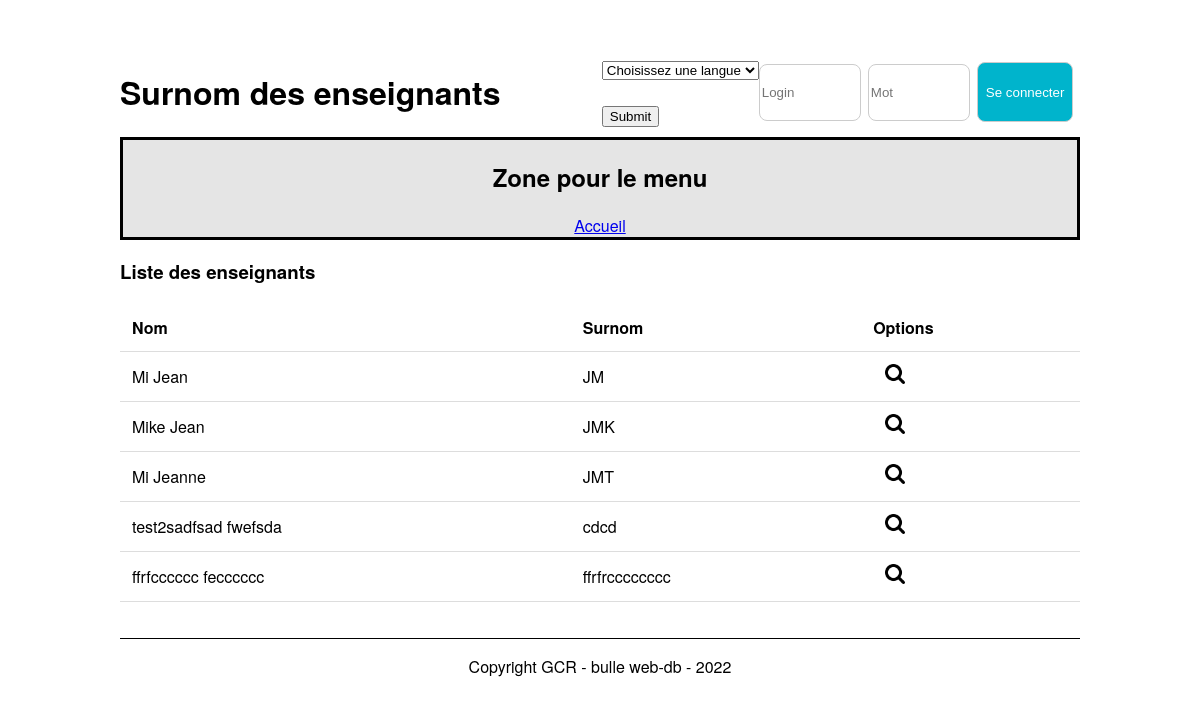
The app's page / (signed in) with its own data.
### tables this page shows
CREATE TABLE `t_teacher` (
  `idTeacher` int NOT NULL,
  `teaFirstname` varchar(50) NOT NULL,
  `teaName` varchar(50) NOT NULL,
  `teaGender` char(1) NOT NULL,
  `teaNickname` varchar(50) NOT NULL,
  `teaOrigine` text NOT NULL,
  `fkSection` int NOT NULL
);

### src/Database.php (called while the page is built, shortened)
<?php
class Database
{
    private $connector;
    public function __construct()
    {
        try {
            $this->connector = new PDO('mysql:host=localhost:6033;dbname=P_Appro2;charset=utf8', 'root', 'root');
        } catch (PDOException $e) {
            die('Erreur : ' . $e->getMessage());
        }
    }
    private function querySimpleExecute($query)
    {
        return $this->connector->query($query);
    }
    private function formatData($req)
    {
        return $req->fetchALL(PDO::FETCH_ASSOC);
    }
    public function getAllTeachers()
    {
        $query = "SELECT * FROM t_teacher";
        $req = $this->querySimpleExecute($query);
        $teachers = $this->formatData($req);
        return $teachers;
    }
}

### src/index.php (the view, shortened to what this page needs)
<?php
include("Database.php");
$db = new Database();
$teachers = $db->getAllTeachers();
?>
<!DOCTYPE html>
<html lang="fr">
<head>
    <link href="./css/style.css" rel="stylesheet">
</head>
<body>
    <header>
        <div class="container-header">
            <div class="titre-header">
                <h1><?php echo gettext('Surnom des enseignants'); ?></h1>
            </div>
            <form name="langSelect" action="" method="get">
                <select name="langID" id="langID">
                    <option>
                        <p><?php echo gettext('Choisissez une langue'); ?></p>
                    </option>
                </select>
                <br /><br />
                <button type="submit"><?php echo gettext('Submit'); ?></button>
            </form>
            <div class="login-container">
                <form action="" method="post">
                    <input type="text" name="user" id="user" placeholder="Login">
                    <input type="password" name="password" id="password" placeholder=<?php echo gettext('Mot de passe'); ?>>
                    <button type="submit" class="btn btn-login"><?php echo gettext('Se connecter'); ?></button>
                </form>
            </div>
        </div>
        <nav>
            <h2><?php echo gettext('Zone pour le menu'); ?></h2>
            <?php if ($_SESSION['userConnected'] >= 1) {
            ?>
                <a href="index.php"><?php echo gettext('Accueil'); ?> </a>
        </nav>
    <?php } ?>
    </header>
    <div class="container">
        <h3><?php echo gettext('Liste des enseignants'); ?></h3>
        <form action="#" method="post">
            <table>
                <thead>
                    <tr>
                        <th><?php echo gettext('Nom'); ?></th>
                        <th><?php echo gettext('Surnom'); ?></th>
                        <th><?php echo gettext('Options'); ?></th>
                    </tr>
                </thead>
                <tbody>
                    <?php
                    foreach ($teachers as $teacher) { ?>
                        <tr>
                            <td><?php echo $teacher["teaName"] . " " . $teacher["teaFirstname"] ?></td>
                            <td><?php echo $teacher["teaNickname"] ?></td>
                            <td class="containerOptions">
                                <?php if ($_SESSION['userConnected'] >= 1) {
                                ?>
                                    <a href="detailTeacher.php?idTeacher=<?php echo $teacher["idTeacher"] ?>">
                                        <img height="20em" src="./img/detail.png" alt="detail">
                                    </a>
                                <?php } ?>
                            </td>
                        </tr>
                    <?php } ?>
                </tbody>
            </table>
        </form>
    </div>
    <footer>
        <p>Copyright GCR - bulle web-db - 2022</p>
    </footer>
</body>
</html>

### src/css/style.css (style rules this page uses)
body { font-family: "Helvetica Neue", Helvetica, Arial, sans-serif; margin: auto; width: 80%; }
nav { border: black solid 3px; background-color: #e5e5e5; text-align: center; }
.container { height: 50%; }
footer { border-top: black solid 1px; text-align: center; margin-top: 3vw; }
table { width: 100%; border-collapse: collapse; text-align: left; }
th, td { padding: 1vw; border-bottom: #ddd solid 1px; }
.containerOptions a, .user-head a { text-decoration: none; height: 100%; margin-left: 1vw; }
.container-header { display: flex; justify-content: center; align-items: center; padding-top: 5%; }
.titre-header { width: 60%; height: 100%; }
.login-container { width: 40%; height: 100%; display: flex; justify-content: end; align-items: center; }
.login-container form { display: flex; justify-content: space-between; }
.login-container input, .login-container .btn-login { width: 30%; display: inline-block; border: 1px solid #ccc; border-radius: 8px; }
.login-container input { height: 4em; margin-bottom: auto; margin-top: auto; }
.btn-login { background-color: #00b4cc; }
.btn { text-align: center; color: white; width: 100%; border: none; cursor: pointer; height: 4.5em; border-radius: 8px; }

### records on screen
t_teacher: teaName "Mi", teaFirstname "Jean", teaNickname "JM"
t_teacher: teaName "Mike", teaFirstname "Jean", teaNickname "JMK"
t_teacher: teaName "Mi", teaFirstname "Jeanne", teaNickname "JMT"
t_teacher: teaName "test2sadfsad", teaFirstname "fwefsda", teaNickname "cdcd"
t_teacher: teaName "ffrfcccccc", teaFirstname "fecccccc", teaNickname "ffrfrcccccccc"

### other values on screen
gettext('Surnom des enseignants') "Surnom des enseignants"
gettext('Submit') "Submit"
gettext('Se connecter') "Se connecter"
gettext('Zone pour le menu') "Zone pour le menu"
gettext('Accueil') "Accueil"
gettext('Liste des enseignants') "Liste des enseignants"
gettext('Nom') "Nom"
gettext('Surnom') "Surnom"
gettext('Options') "Options"
